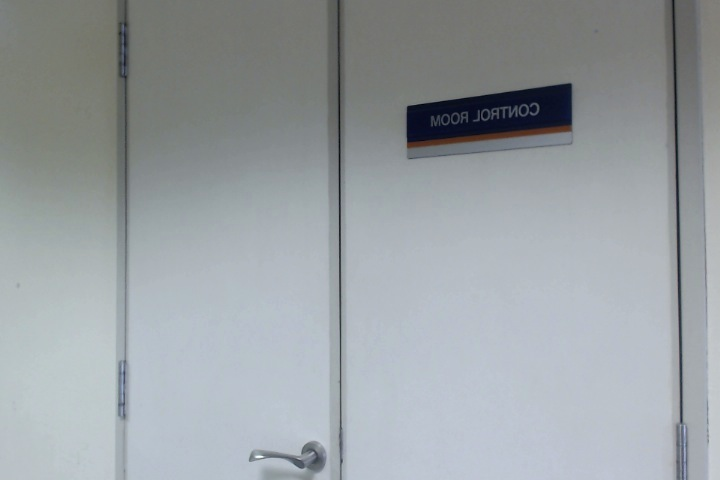
#> input picture ArdSensor/DataScience/Camera/school.jpg, 720 x 480 px
$ python file.py   (Python 2 division)
#> lines starting #> are read from the running program, lines starting #| are printed output that depends on the picture; after the words box and inside, x2 and y2 are one past the last pixel; in counts of white or black regions, pixels touching at a corner belong together
import numpy as np
import cv2
import time
import cv
from pytesseract import image_to_string
from PIL import Image


img = cv2.imread('school.jpg')
#> img is the input picture: shape (480, 720, 3); mean B, G, R 163.2, 159.7, 153.8
gray = cv2.cvtColor(img,cv2.COLOR_BGR2GRAY)
height, width, depth = img.shape
#> height = 480; width = 720; depth = 3

##################################
#			TRACKBAR			 #
##################################

var1 = 0
var2 = 0
var3 = 0

def nothing(x):
	print x
	pass

enable = 0

# Create a black image, a window
cv2.namedWindow('image')
# create trackbars for color change
# cv2.createTrackbar('var1','image',63,255,nothing)
# cv2.createTrackbar('var2','image',150,255,nothing)
# cv2.createTrackbar('var3','image',3,255,nothing)
cv2.createTrackbar('var1','image',150,255,nothing)
cv2.createTrackbar('var2','image',0,255,nothing)
cv2.createTrackbar('var3','image',0,255,nothing)

# BGR


##################################
#				LINE			 #
##################################

class Line(object):

	# [67 lines left out: functions __init__, line_intersection, bin_array, not called in this run]

#define DEG2RADs(x) ((PI / 180.0) * x)
#define RAD2DEGs(x) ((180.0 / PI) * x)

def rad2deg(rad):
	return 180 * (rad / np.pi)

def deg2rad(deg):
	return ((np.pi / 180.0) * deg)

# [100 lines left out: functions get_lines, get_points, get_corners, get_text, not called in this run]

while(1):

	# Variables to play
	var1 = cv2.getTrackbarPos('var1','image')
	var2 = cv2.getTrackbarPos('var2','image')
	var3 = cv2.getTrackbarPos('var3','image')

	# Var1 - Makes blue go, Var2 - Makes Green go, Var3, Makes Red go
	lower=np.array([var1, var2, var3],np.uint8)
	upper=np.array([255, 255, 255],np.uint8)
	fag=cv2.inRange(img,lower,upper)
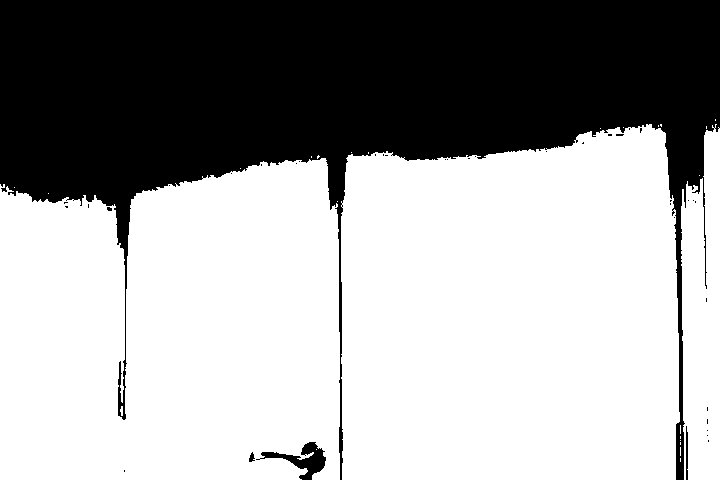
#> fag: shape (480, 720); 63.9% white; 39 black regions (35 under 20 px), largest, box (x1, y1, x2, y2) and area: (0, 0, 720, 480) 123593, (256, 442, 326, 480) 883, (686, 426, 688, 480) 101, (249, 452, 255, 462) 37
	cv2.imshow('fag',fag)

	# Enable
	if not enable:
		k = cv2.waitKey(1) & 0xFF
#> (key Esc is pressed here)
		if k == 27:
			break
		continue

	# First get edges through canny
	edges = cv2.Canny(gray,255,200,3)

	# Get hough lines
	lined_gray = np.copy(gray)
	lines = cv2.HoughLines(edges,1,np.pi/180,var1,var2) #minLineLength,maxLineGap
	if lines == None:
		continue

	# Iterate and get values
	line_arr = get_lines(lines)
	for line in line_arr:
		cv2.line(lined_gray,(line.x1,line.y1),(line.x2,line.y2),(0,0,255),2)

	# Get points
	point_arr = get_points(line_arr)
	for point in point_arr:
		cv2.circle(lined_gray,(point[0],point[1]),5,(0,255,0),2)

	# Check if at least 4 points
	if len(point_arr) < 3:
		print "TOO FEW POINTS"
		cv2.imshow('image',lined_gray)
		k = cv2.waitKey(1) & 0xFF
		if k == 27:
			break
		continue

	# [11 lines of commented-out code are left out]
	if len(point_arr) > 4:
		print "TOO MANY POINTS"
		cv2.imshow('image',lined_gray)
		k = cv2.waitKey(1) & 0xFF
		if k == 27:
			break
		continue

	# Get corners
	corner_dict = get_corners(point_arr)
	cv2.circle(lined_gray,(int(corner_dict["center"][0]),int(corner_dict["center"][1])),5,(0,255,0),2)

	# Stretch
	stretch_height = height + 100

	src = np.array([corner_dict["tl"],corner_dict["tr"],corner_dict["bl"],corner_dict["br"]],np.float32)
	dst = np.array([[0,0],[width,0],[0,stretch_height],[width,stretch_height]],np.float32)

	M = cv2.getPerspectiveTransform(src,dst)
	dst = cv2.warpPerspective(img,M,(width,stretch_height))

	# Text
	edges = cv2.Canny(dst,255,200,3)
	#get_text(dst)

	# Display image
	cv2.imshow('image',edges)
	k = cv2.waitKey(1) & 0xFF
	if k == 27:
		break


cv2.destroyAllWindows()
